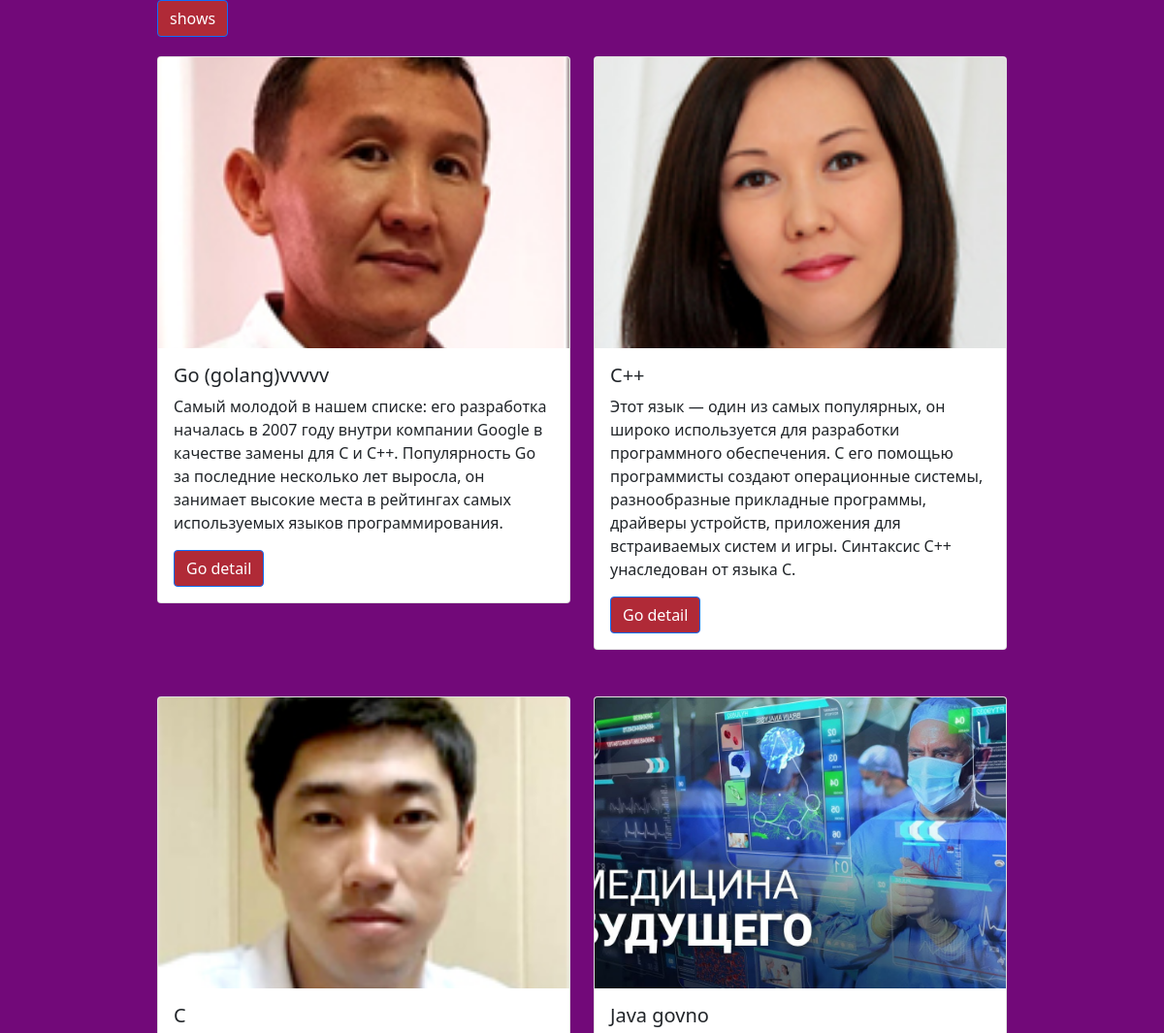
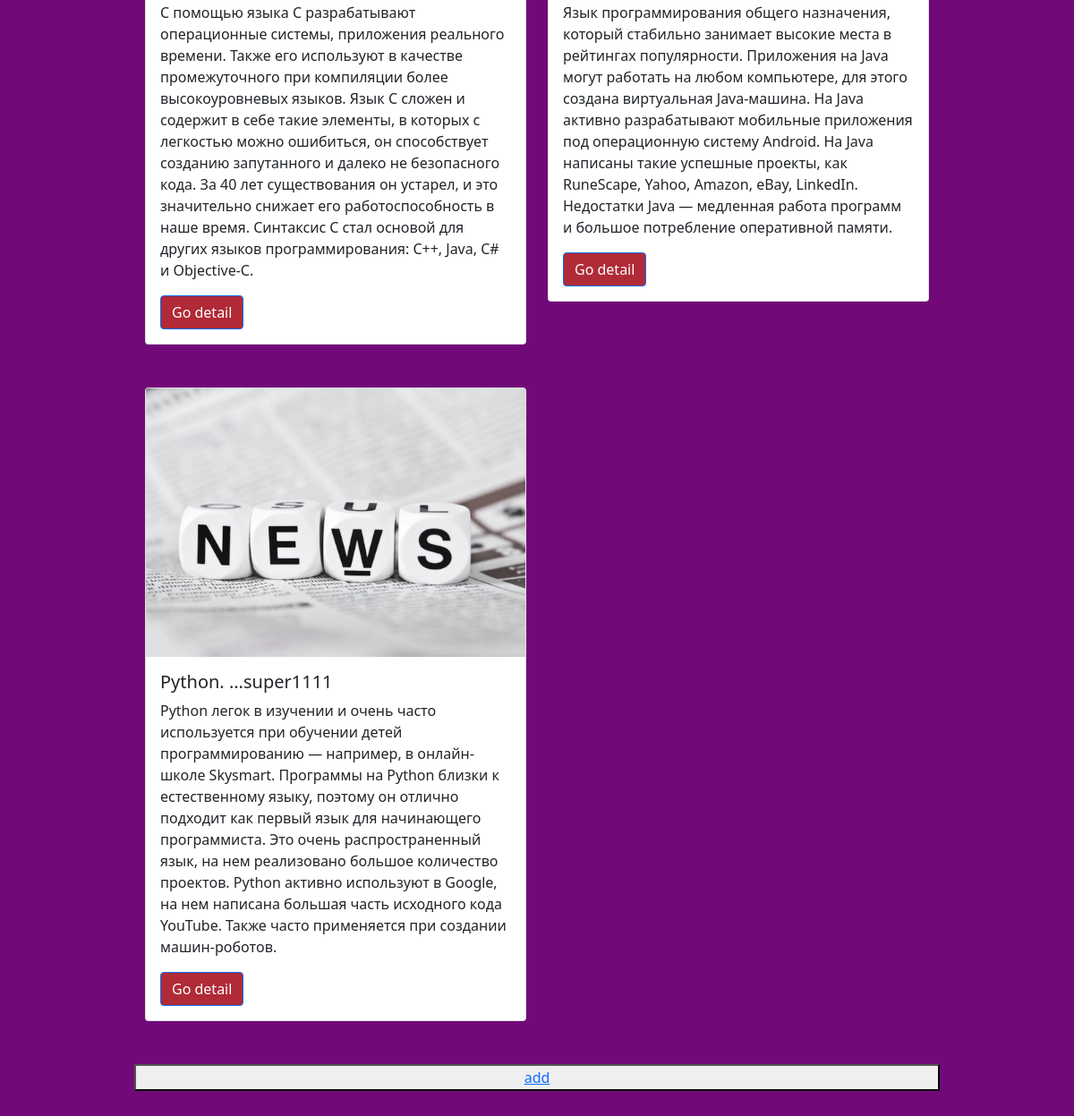
Page /shows/ on the committed database (2 pictures, top to bottom).
### shows/models.py (models this page shows, shortened)
class TVShow(models.Model):
    GENRE_CHOISE = (
        ('Detective', 'Detective'),
        ('Comedy', 'Comedy'),
        ('Drama', 'Drama'),
        ('Horror', 'Horror'),
        ('Romantic', 'Romantic'),
        ('Anime', 'Anime')
    )
    title = models.CharField(max_length=100)
    description = models.TextField()
    image = models.ImageField(upload_to='')
    quantity = models.IntegerField()
    genre = models.CharField(choices=GENRE_CHOISE, max_length=100)
    date_filmed = models.DateTimeField(auto_now_add=True)

### shows/views.py (the view)
# urls.py: path('shows/', views.ShowsListView.as_view(), name = 'shows_all'),
class ShowsListView(generic.ListView):
    template_name = 'shows_list.html'
    queryset = models.TVShow.objects.all()
    def get_queryset(self):
        return models.TVShow.objects.filter().order_by("-id")

### templates/shows_list.html (shortened to what this page needs)
<!DOCTYPE html>
{% load static %}
<html lang="en">
<head>
    <link rel="stylesheet" type="text/css" href="{% static 'css/bootstrap.css/' %}"/>
</head>
<body>
<div class="container button__container">
    <a href="/shows/" class="btn btn-primary">shows</a>
</div>
<div class="container posts__container">
<div class="row gy-5">
            {% for i in object_list %}
      <div class="col-6">
            <div class="card" >
  <img src="{{ i.image.url }}" class="card-img-top post__image" alt="...">
  <div class="card-body">
    <h5 class="card-title">{{ i.title }}</h5>
    <p class="card-text">{{ i.description }}</p>
    <a href="/shows/{{ i.id }}/" class="btn btn-primary">Go detail</a>
    </div>
    </div>
                </div>
            {% endfor %}
<button><a href="/add-shows">add</a></button>
</div>
</div>
</body>
</html>

### templates/shows_list.html (style rules this page uses)
.posts__container { max-width: 900px; margin-bottom: 40px; }
body { background-color: #720979; }
.post__image { height: 300px; object-fit: cover; }
.btn-primary { background-color: #b02a37; }
.button__container { max-width: 900px; margin-bottom: 20px; }

### rows in the picture
TVShow: image (picture), title "Go (golang)vvvvv", description "Самый молодой в нашем списке: его разработка началась в 2007 году внутри компании Google в качестве замены для C и C++. Популярность Go за последние несколько лет выросла, он занимает высокие места в рейтингах самых используемых языков программирования."
TVShow: image (picture), title "C++", description "Этот язык — один из самых популярных, он широко используется для разработки программного обеспечения. С его помощью программисты создают операционные системы, разнообразные прикладные программы, драйверы устройств, приложения для встраиваемых систем и игры. Синтаксис C++ унаследован от языка C."
TVShow: image (picture), title "С", description "С помощью языка C разрабатывают операционные системы, приложения реального времени. Также его используют в качестве промежуточного при компиляции более высокоуровневых языков. Язык С сложен и содержит в себе такие элементы, в которых с легкостью можно ошибиться, он способствует созданию запутанного и далеко не безопасного кода. За 40 лет существования он устарел, и это значительно снижает его работоспособность в наше время. Синтаксис C стал основой для других языков программирования: С++, Java, C# и Objective-C."
TVShow: image (picture), title "Java govno", description "Язык программирования общего назначения, который стабильно занимает высокие места в рейтингах популярности. Приложения на Java могут работать на любом компьютере, для этого создана виртуальная Java-машина. На Java активно разрабатывают мобильные приложения под операционную систему Android. На Java написаны такие успешные проекты, как RuneScape, Yahoo, Amazon, eBay, LinkedIn. Недостатки Java — медленная работа программ и большое потребление оперативной памяти."
TVShow: image (picture), title "Python. ...super1111", description "Python легок в изучении и очень часто используется при обучении детей программированию — например, в онлайн-школе Skysmart. Программы на Python близки к естественному языку, поэтому он отлично подходит как первый язык для начинающего программиста. Это очень распространенный язык, на нем реализовано большое количество проектов. Python активно используют в Google, на нем написана большая часть исходного кода YouTube. Также часто применяется при создании машин-роботов."
